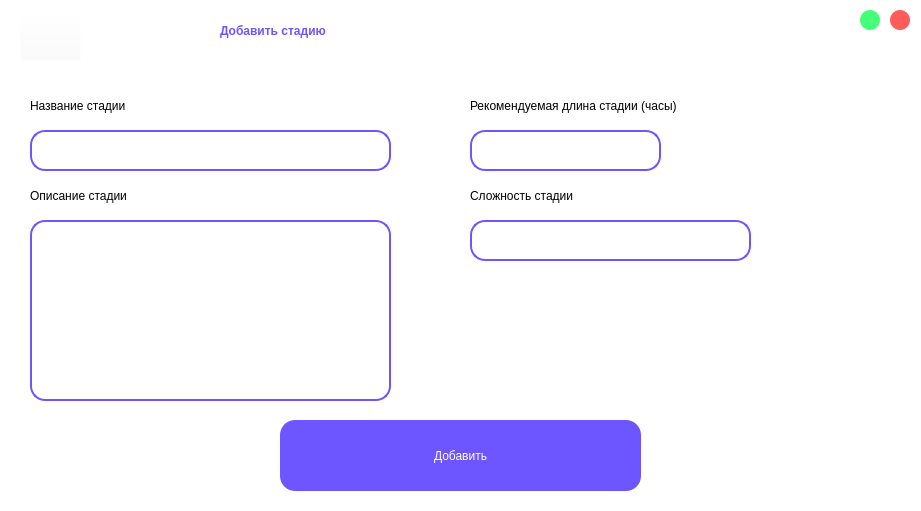
<?xml version="1.0" encoding="UTF-8"?>
<ui version="4.0">
 <class>add_stage</class>
 <widget class="QWidget" name="add_stage">
  <property name="geometry">
   <rect>
    <x>0</x>
    <y>0</y>
    <width>921</width>
    <height>511</height>
   </rect>
  </property>
  <property name="windowTitle">
   <string>Form</string>
  </property>
  <property name="styleSheet">
   <string notr="true">background-color: rgb(255, 255, 255);</string>
  </property>
  <widget class="QLabel" name="label_2">
   <property name="geometry">
    <rect>
     <x>30</x>
     <y>90</y>
     <width>261</width>
     <height>31</height>
    </rect>
   </property>
   <property name="styleSheet">
    <string notr="true">color: rgb(0, 0, 0);
font: 75 18pt &quot;Karla&quot;;
</string>
   </property>
   <property name="text">
    <string>Название стадии</string>
   </property>
  </widget>
  <widget class="QPushButton" name="pushButton_2">
   <property name="geometry">
    <rect>
     <x>890</x>
     <y>10</y>
     <width>20</width>
     <height>20</height>
    </rect>
   </property>
   <property name="styleSheet">
    <string notr="true">QPushButton {
	border-radius: 10px;
	background-color: #FF5B5B;
	color: white;
}
QPushButton:pressed {
	background-color: #FFBCBC;
}</string>
   </property>
   <property name="text">
    <string/>
   </property>
  </widget>
  <widget class="QPushButton" name="pushButton">
   <property name="geometry">
    <rect>
     <x>280</x>
     <y>420</y>
     <width>361</width>
     <height>71</height>
    </rect>
   </property>
   <property name="autoFillBackground">
    <bool>false</bool>
   </property>
   <property name="styleSheet">
    <string notr="true">QPushButton{
	color: rgb(255, 255, 255);
	background-color: #6D55FF;
	border-radius: 15px; 
	font: 75 25pt &quot;Karla&quot; bold;
	border: 2px;
}
QPushButton:pressed{
	background-color: #A597FF;
}</string>
   </property>
   <property name="text">
    <string>Добавить</string>
   </property>
   <property name="default">
    <bool>false</bool>
   </property>
   <property name="flat">
    <bool>false</bool>
   </property>
  </widget>
  <widget class="QPushButton" name="pushButton_3">
   <property name="geometry">
    <rect>
     <x>860</x>
     <y>10</y>
     <width>20</width>
     <height>20</height>
    </rect>
   </property>
   <property name="styleSheet">
    <string notr="true">QPushButton {
	border-radius: 10px;
	background-color: #45FF79;
	color: white;
}
QPushButton:pressed {
	background-color: #B2FFC8;
}</string>
   </property>
   <property name="text">
    <string/>
   </property>
  </widget>
  <widget class="QPushButton" name="pushButton_4">
   <property name="geometry">
    <rect>
     <x>20</x>
     <y>10</y>
     <width>61</width>
     <height>51</height>
    </rect>
   </property>
   <property name="styleSheet">
    <string notr="true">background-color: rgba(255, 255, 255, 0);</string>
   </property>
   <property name="text">
    <string/>
   </property>
   <property name="icon">
    <iconset resource="greeting.qrc">
     <normaloff>:/new/prefix1/return.png</normaloff>:/new/prefix1/return.png</iconset>
   </property>
   <property name="iconSize">
    <size>
     <width>35</width>
     <height>35</height>
    </size>
   </property>
  </widget>
  <widget class="QLineEdit" name="lineEdit_2">
   <property name="geometry">
    <rect>
     <x>30</x>
     <y>130</y>
     <width>361</width>
     <height>41</height>
    </rect>
   </property>
   <property name="styleSheet">
    <string notr="true">border-radius: 15px; 
font: 14pt &quot;Karla&quot;;
padding-left: 10px;
padding-right:10px;
border: 2px solid #6D55FF;
</string>
   </property>
  </widget>
  <widget class="QLabel" name="label">
   <property name="geometry">
    <rect>
     <x>220</x>
     <y>0</y>
     <width>511</width>
     <height>61</height>
    </rect>
   </property>
   <property name="styleSheet">
    <string notr="true">color: rgb(109, 85, 255);
font: 75 40pt &quot;Karla&quot; bold;
font-weight: 500;</string>
   </property>
   <property name="text">
    <string>Добавить стадию</string>
   </property>
  </widget>
  <widget class="QLineEdit" name="lineEdit_3">
   <property name="geometry">
    <rect>
     <x>30</x>
     <y>220</y>
     <width>361</width>
     <height>181</height>
    </rect>
   </property>
   <property name="styleSheet">
    <string notr="true">border-radius: 15px; 
font: 14pt &quot;Karla&quot;;
padding-left: 10px;
padding-right:10px;
border: 2px solid #6D55FF;
</string>
   </property>
  </widget>
  <widget class="QLabel" name="label_3">
   <property name="geometry">
    <rect>
     <x>30</x>
     <y>180</y>
     <width>261</width>
     <height>31</height>
    </rect>
   </property>
   <property name="styleSheet">
    <string notr="true">color: rgb(0, 0, 0);
font: 75 18pt &quot;Karla&quot;;
</string>
   </property>
   <property name="text">
    <string>Описание стадии</string>
   </property>
  </widget>
  <widget class="QLabel" name="label_4">
   <property name="geometry">
    <rect>
     <x>470</x>
     <y>90</y>
     <width>411</width>
     <height>31</height>
    </rect>
   </property>
   <property name="styleSheet">
    <string notr="true">color: rgb(0, 0, 0);
font: 75 18pt &quot;Karla&quot;;
</string>
   </property>
   <property name="text">
    <string>Рекомендуемая длина стадии (часы)</string>
   </property>
  </widget>
  <widget class="QLineEdit" name="lineEdit_4">
   <property name="geometry">
    <rect>
     <x>470</x>
     <y>130</y>
     <width>191</width>
     <height>41</height>
    </rect>
   </property>
   <property name="styleSheet">
    <string notr="true">border-radius: 15px; 
font: 14pt &quot;Karla&quot;;
padding-left: 10px;
padding-right:10px;
border: 2px solid #6D55FF;
</string>
   </property>
  </widget>
  <widget class="QLabel" name="label_5">
   <property name="geometry">
    <rect>
     <x>470</x>
     <y>180</y>
     <width>411</width>
     <height>31</height>
    </rect>
   </property>
   <property name="styleSheet">
    <string notr="true">color: rgb(0, 0, 0);
font: 75 18pt &quot;Karla&quot;;
</string>
   </property>
   <property name="text">
    <string>Сложность стадии</string>
   </property>
  </widget>
  <widget class="QLineEdit" name="lineEdit_5">
   <property name="geometry">
    <rect>
     <x>470</x>
     <y>220</y>
     <width>281</width>
     <height>41</height>
    </rect>
   </property>
   <property name="styleSheet">
    <string notr="true">border-radius: 15px; 
font: 14pt &quot;Karla&quot;;
padding-left: 10px;
padding-right:10px;
border: 2px solid #6D55FF;
</string>
   </property>
  </widget>
 </widget>
 <resources>
  <include location="greeting.qrc"/>
 </resources>
 <connections/>
</ui>
